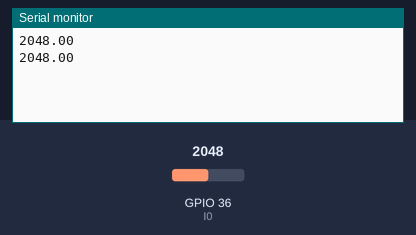
The sketch below on a simulated ESP32. Parts: the last lines printed to the serial monitor. The test bench sets the inputs (shaded band); at power-on: GPIO 36 (I0) = 2048.

Above: at 1.2 s.
1.3 s: GPIO 36 (I0) set to 2866
At 1.8 s:
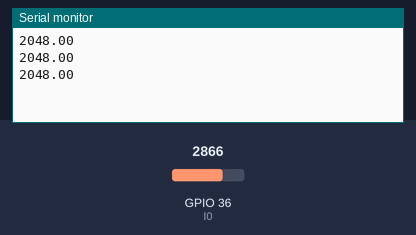
2.8 s: GPIO 36 (I0) set to 3603
At 3.6 s:
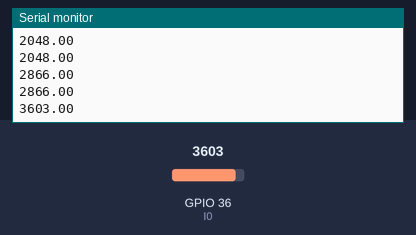
Timing chart, 0 to 5.8 s (numbered marks = the images above; inputs shaded):
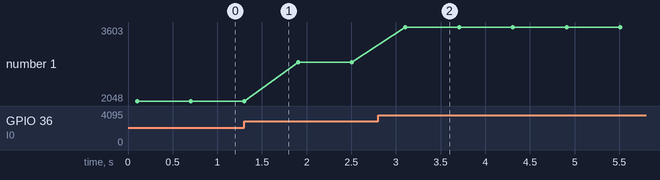

Measured:
- after the input at 2.8 s, the serial monitor: prints a new line after 0.31 s (image 2)
- plotted number 1: 2048 → 2866 after the input at 1.3 s, 2866 → 3603 after the input at 2.8 s

The sketch:

analogTest.ino
```cpp
#include "defines.h"

// change the number in the next line to the pin that the sensor is plugged into, default is I0
int input = I0;

float result = 0;
int analogReadBuffer[10]={0};
void setup()
{
  Serial.begin(9600);
  pinMode(I0, INPUT);
  pinMode(I1, INPUT);
  pinMode(I2, INPUT);
  pinMode(I3, INPUT);
  pinMode(I4, INPUT);
  pinMode(I5, INPUT);
  pinMode(I6, INPUT);
  pinMode(I7, INPUT);
  pinMode(I8, INPUT);
  pinMode(I9, INPUT);
  pinMode(IA, INPUT);
  pinMode(IB, INPUT);
}

void loop()
{
  // Get 10 sample value from the sensor for smooth the value
  for (int i = 0; i < 10; i++)
  {
    analogReadBuffer[i] = analogRead(input);
    delay(10);
  }
  // Sort the analog from small to large
  for (int i = 0; i < 9; i++)
  {
    for (int j = i + 1; j < 10; j++)
    {
      if (analogReadBuffer[i] > analogReadBuffer[j])
      {
        int temp = analogReadBuffer[i];
        analogReadBuffer[i] = analogReadBuffer[j];
        analogReadBuffer[j] = temp;
      }
    }
  }
  // Take the average value of 6 center samples
  result = 0;
  for ( int i = 2; i < 8; i++ )
  {
    result += analogReadBuffer[i];
  }
  result /= 6;
  Serial.println(result);
  delay(500);
}
```

defines.h
```cpp
#define I0 36
#define I1 39
#define I2 34
#define I3 35
#define I4 32
#define I5 33
#define I6 25
#define I7 26
#define I8 27
#define I9 14
#define IA 12
#define IB 13
```
